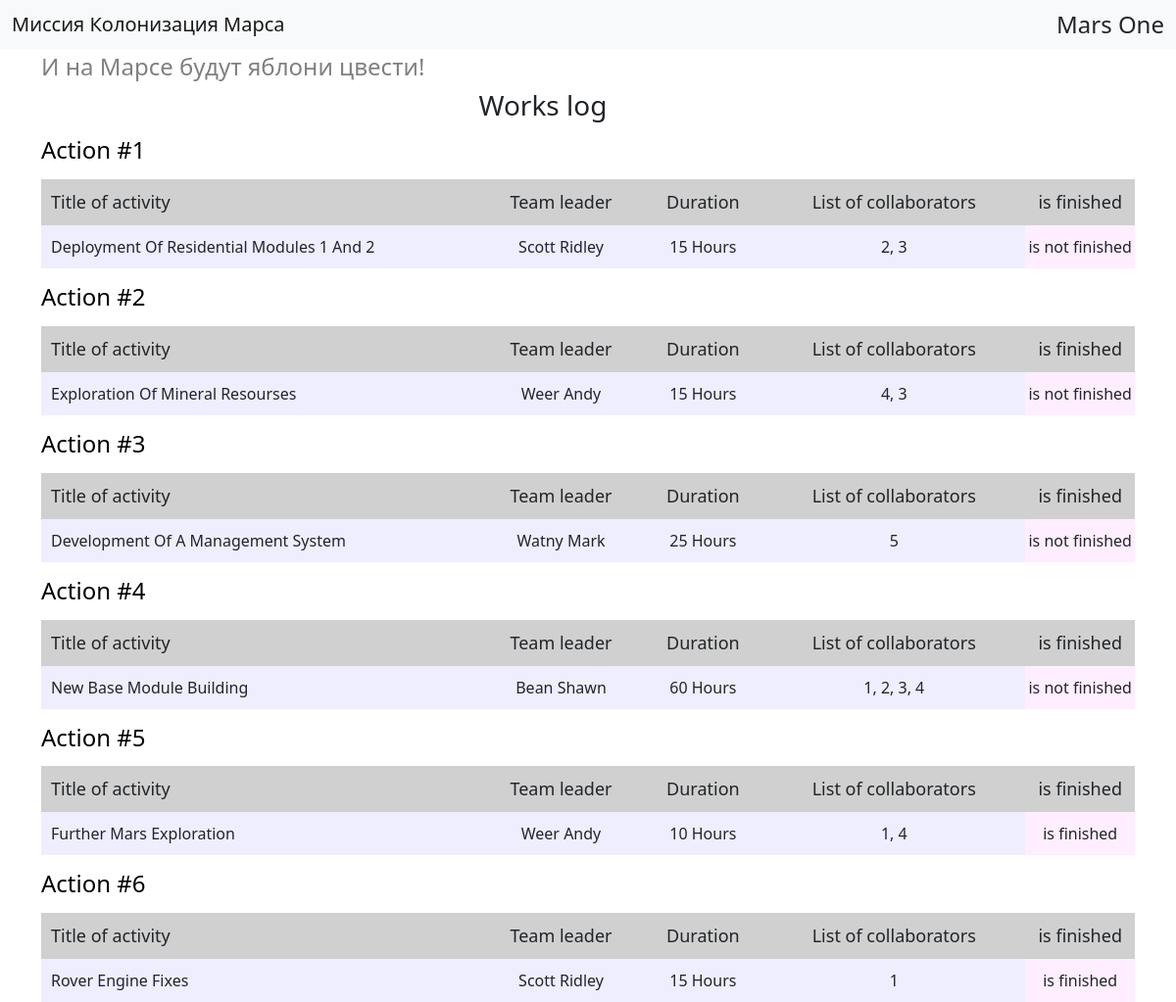
The page / on the database its author committed.
### __all_models.py (models this page shows)
class Jobs(SqlAlchemyBase):
    __tablename__ = "jobs"
    id = Column(Integer, primary_key=True, autoincrement=True)
    team_leader = Column(Integer, ForeignKey("users.id"))
    job = Column(String)
    work_size = Column(Integer)
    collaborators = Column(String)
    start_date = Column(DateTime)
    end_date = Column(DateTime, nullable=True)
    is_finished = Column(Boolean)

class User(SqlAlchemyBase):
    __tablename__ = 'users'
    id = Column(Integer, primary_key=True, autoincrement=True)
    surname = Column(String)
    name = Column(String)
    age = Column(Integer)
    position = Column(String)
    speciality = Column(String)
    address = Column(String)
    email = Column(String, unique=True)
    hashed_password = Column(String, default="password")
    modified_date = Column(DateTime, default=datetime.now)

### app.py (the view)
@app.route("/")
def works_log():
    query = session.query(Jobs, User).join(User)
    records = query.all()
    return render_template(
        "works_log.html", title="Журнал работ", records=records)

### templates/works_log.html
{% extends "base.html" %}
{% block content %}
<h3 class="title">Works log</h3>
{% for job, user in records %}
<h4 class="action">Action #{{ loop.index }}</h4>
<table>
    <tr>
        <th>Title of activity</th>
        <th>Team leader</th>
        <th>Duration</th>
        <th>List of collaborators</th>
        <th>is finished</th>
    </tr>
        <tr>
            <td style="width: 40%;">{{ job.job }}</td>
            <td>{{ user.surname }} {{ user.name }}</td>
            <td>{{ job.work_size }} hours</td>
            <td>{{ job.collaborators }}</td>
            {% if job.is_finished %}
                <td class="is-finished">is finished</td>
            {% else %}
                <td class="is-finished">is not finished</td>
            {% endif %}
        </tr>
</table>
{% endfor %}
{% endblock %}

### templates/base.html (shortened to what this page needs)
<!doctype html>
<html lang="en">
  <head>
    <link href="https://cdn.jsdelivr.net/npm/bootstrap@5.0.0-beta2/dist/css/bootstrap.min.css" rel="stylesheet">
    <link rel="stylesheet" type="text/css" href="{{url_for('static', filename='css/style.css')}}"/>
  </head>
  <body>
    <nav class="navbar navbar-light bg-light">
      <div class="container-fluid">
        <span class="navbar-brand mb-0 h1">Миссия Колонизация Марса</span>
        <span class="nav-item h4 mr-10 mb-0">Mars One</span>
      </div>
    </nav>
    <div class="container">
      <h4 class="mt-1">И на Марсе будут яблони цвести!</h4>
      {% block content %}{% endblock %}
    </div>
  </body>
</html>

### static/css/style.css (style rules this page uses)
h4 { color: grey; }
.title { width: 20%; margin-bottom: 0; margin-left: auto; margin-right: auto; }
.action { color: black; margin-top: 15px; }
table { width: 100%; margin-top: 15px; }
th { background-color: #d0d0d0; font-size: 18px; font-weight: normal; padding-top: 10px; padding-bottom: 10px; text-align: center; }
th:first-child { text-align-last: left; padding-left: 10px; }
td { background-color: #eeeeff; padding-top: 10px; padding-bottom: 10px; text-align: center; text-transform: capitalize; }
td:first-child { text-align-last: left; padding-left: 10px; }
td:last-child { text-transform: none; }
.is-finished { background-color: #ffeeff; width: 10%; }

### rows shown on the page
Jobs: job "Deployment Of Residential Modules 1 And 2", surname "Scott", name "Ridley", work_size "15", collaborators "2, 3", is_finished "is not finished"
Jobs: job "Exploration Of Mineral Resourses", surname "Weer", name "Andy", work_size "15", collaborators "4, 3", is_finished "is not finished"
Jobs: job "Development Of A Management System", surname "Watny", name "Mark", work_size "25", collaborators "5", is_finished "is not finished"
Jobs: job "New Base Module Building", surname "Bean", name "Shawn", work_size "60", collaborators "1, 2, 3, 4", is_finished "is not finished"
Jobs: job "Further Mars Exploration", surname "Weer", name "Andy", work_size "10", collaborators "1, 4", is_finished "is finished"
Jobs: job "Rover Engine Fixes", surname "Scott", name "Ridley", work_size "15", collaborators "1", is_finished "is finished"
